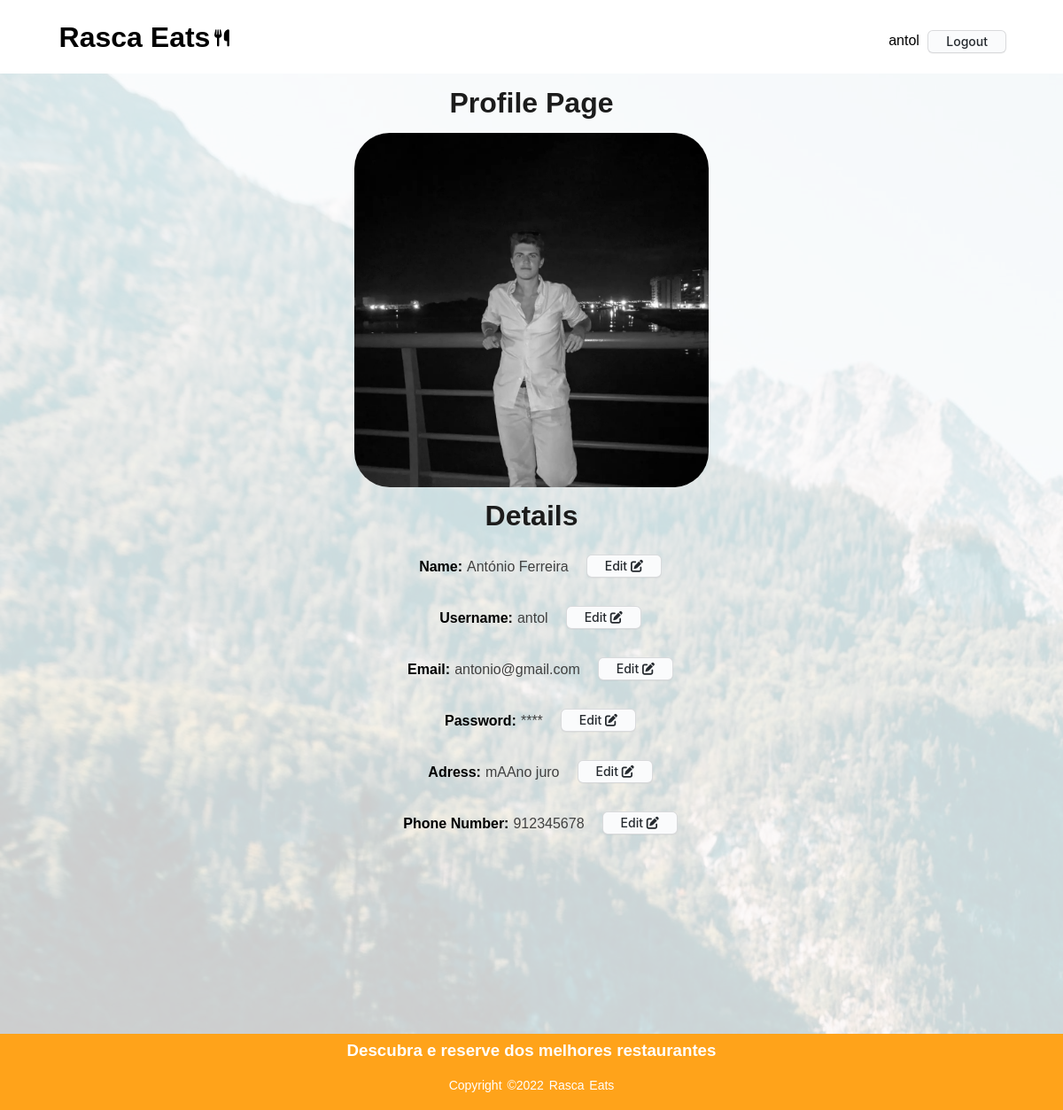
Before: /profilePage.php (signed in) with the older database file.
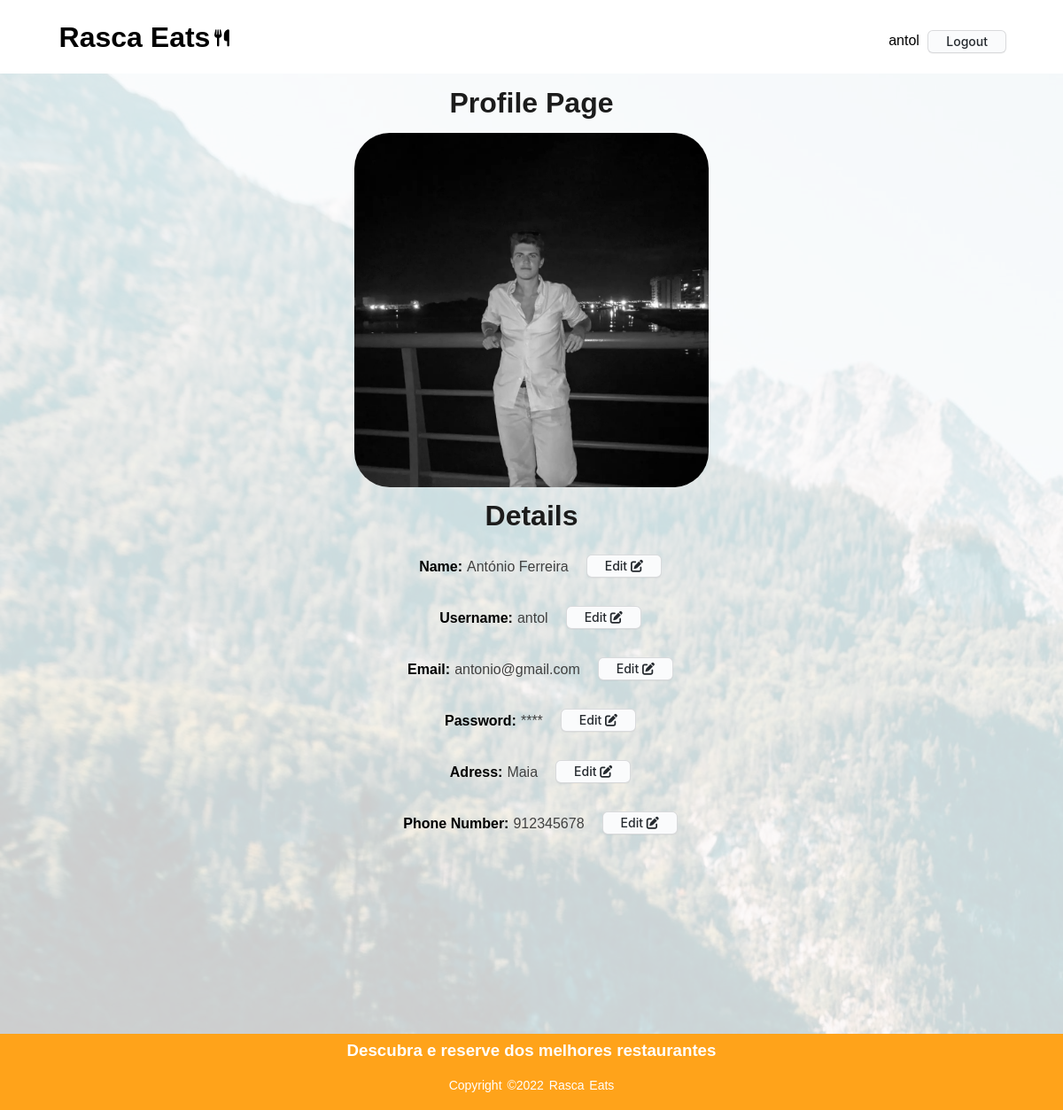
After: the same page with the newer database file.
### tables this page shows
CREATE TABLE Client(
    clientId integer PRIMARY KEY,
    clientName varchar NOT NULL,
    email varchar NOT NULL UNIQUE,
    phoneNumber integer NOT NULL UNIQUE,
    adress varchar NOT NULL,
    password varchar NOT NULL,
    username varchar NOT NULL UNIQUE
);

### profilePage.php (the view, shortened to what this page needs)
<?php
    require_once('templates/common.php');
    $db = getDatabaseConnection();
    $db->setAttribute(PDO::ATTR_DEFAULT_FETCH_MODE, PDO::FETCH_ASSOC);
    $stmt = $db->prepare('SELECT * FROM client WHERE clientId = ?');
    $stmt->execute(array($_SESSION['id']));
    $client = $stmt->fetch();
    $username = $client['username'];
    $name = $client['clientName'];
    $email = $client['email'];
    $adress = $client['adress'];
    $phoneNumber = $client['phoneNumber'];
?>
<!DOCTYPE html>
<html lang="en">
<head>
    <link rel="stylesheet" href="css/profile.css">
</head>
<body>
<?php output_header_wo_search()?>
    <div class="profile">
        <div class="header">
            <h1>Profile Page</h1>
            <img class="avatar" src="images/pinheiro.jpg" alt="Avatar">
    </div>
    <div class="details">
        <h1>Details</h1>
        <div class="row">
            <span class="bold">Name:</span> <p><?=$name?></p>
            <form action="edit_profile.php" method="post" class="logout">
                <button class="button-3" name = "name1" role="button">Edit <i class="fa-solid fa-pen-to-square"></i></button>
            </form>
        </div>
        <div class="row">
            <span class="bold">Username:</span> <p><?=$username?></p>
            <form action="edit_profile.php" method="post" class="logout">
                <button class="button-3" name = "username" role="button">Edit <i class="fa-solid fa-pen-to-square"></i></button>
            </form>
        </div>
        <div class="row">
            <span class="bold">Email:</span> <p><?=$email?></p>
            <form action="edit_profile.php" method="post" class="logout">
                <button class="button-3" name = "email" role="button">Edit <i class="fa-solid fa-pen-to-square"></i></button>
            </form>
        </div>
        <div class="row">
            <span class="bold">Password:</span> <p>****</p>
            <form action="edit_profile.php" method="post" class="logout">
                <button class="button-3"  name = "password" role="button">Edit <i class="fa-solid fa-pen-to-square"></i></button>
            </form>
        </div>
        <div class="row">
            <span class="bold">Adress:</span> <p><?=$adress?></p>
            <form action="edit_profile.php" method="post" class="logout">
                <button class="button-3" name = "adress" role="button">Edit <i class="fa-solid fa-pen-to-square"></i></button>
            </form>
        </div>
        <div class="row">
            <span class="bold">Phone Number:</span> <p><?=$phoneNumber?></p>
            <form action="edit_profile.php" method="post" class="logout">
                <button class="button-3" name = "phoneNumber" role="button">Edit <i class="fa-solid fa-pen-to-square"></i> </button>
            </form>
        </div>
    </div>
</div>
<?php output_footer() ?>
</body>
</html>

### templates/common.php (shortened to what this page needs)
<?php function drawLogoutForm(string $name) { ?>
  <form action="actionlogout.php" method="post" class="logout">
    <a href="profilePage.php"><?=$name?></a>
  <button class="button-4" role="button">Logout</button>
  </form>
<?php } ?>
<?php function output_header_wo_search(){ ?>
  <header>
        <h1><a href="frontPage.php">Rasca Eats</a></h1>
        <i class="fa-solid fa-utensils"></i>
        <div class = "l" id="loginForm">
            <?php
            if (isset($_SESSION['id'])){
                    drawLogoutForm($_SESSION['name'])?>
<?php            }
            else{ ?>
                    <div class="login">
                        <a href="login_register.php">Login | Register</a>
                    </div>
<?php       }
                ?>
        </div>
    </header>
<?php } ?>
<?php function output_footer(){ ?>
  <footer>
        <div class="footer-content">
            <h3>Descubra e reserve dos melhores restaurantes</h3>
        </div>
        <div class="footer-bottom">
            <p>copyright &copy;2022 Rasca Eats</p>
        </div>
    </footer>
<?php } ?>

### css/profile.css (style rules this page uses)
* { font-family: sans-serif; margin: 0; padding: 0; }
body { font-family: 'Ubuntu', sans-serif; text-align: center; width: 100%; height: 100%; position: absolute; background: #fff; background-image: linear-gradient(rgba(0,0,0,0.4),rgba(0,0,0,0.4)),url(../background.jpg); }
.profile { background-color: rgba(255, 255, 255, 0.8); }
.header > h1 { color: #1C1C1C; padding: 15px; }
.header > img { width:400px; border-radius: 10%; filter: grayscale(1); transition: .3s; cursor: pointer; }
.details { padding-bottom:13em; }
.details > h1 { color: #1C1C1C; padding: 10px; font-size: 2em; }
.bold { font-weight: 700; padding-top: 20px; padding-left: 20px; }
p { color: #404040; padding: 20px; }
footer { background-color: #ffa31a; font-family: 'Gill Sans', 'Gill Sans MT', Calibri, 'Trebuchet MS', sans-serif; padding-top: 0.5em; color: #fff; }
.footer-content { display: flex; align-items: center; justify-content: center; flex-direction: column; }
.footer-content h3 { font-family: Verdana, Geneva, Tahoma, sans-serif; }
.footer-bottom { background: transparent; color: white; padding: 0px 0; text-align: center; }
.footer-bottom p { font-size: 14px; word-spacing: 2px; text-transform: capitalize; color: white; }
header { padding: 1em; display: grid; grid-template-columns: 11em 3em auto; padding-top: 1.5em; padding-left: 4em; padding-right: 4em; background-color: white; }
header h1 { grid-column: 1; grid-row: 1/1; padding-bottom: 0.2em; }
header h1 a { text-decoration: none; color: black; }
header i { grid-column: 2; grid-row: 1; text-align: left; padding-top: 0.5em; font-size: larger; padding-left: 0.1em; }
#loginForm { grid-column: 3; grid-row: 1; display: block; text-align: right; padding-top: 0.5em; }
header form { grid-column: 1/4; grid-row: 2; }
.button-4 { appearance: none; background-color: #FAFBFC; border: 1px solid rgba(27, 31, 35, 0.15); border-radius: 6px; box-shadow: rgba(27, 31, 35, 0.04) 0 1px 0, rgba(255, 255, 255, 0.25) 0 1px 0 inset; box-sizing: border-box; color: #24292E; cursor: pointer; display: inline-block; font-family: -apple-system, system-ui, "Segoe UI", Helvetica, Arial, sans-serif, "Apple Color Emoji", "Segoe UI Emoji"; font-size: 14px; font-weight: 500; line-height: 20px; list-style: none; padding: 2px 20px; position: relative; transition: background-color 0.2s cubic-bezier(0.3, 0, 0.5, 1); user-select: none; -webkit-user-select: none; touch-action: manipulation; vertical-align: middle; white-space: nowrap; word-wrap: break-word; }
.button-3 { appearance: none; background-color: #FAFBFC; border: 1px solid rgba(27, 31, 35, 0.15); border-radius: 6px; box-shadow: rgba(27, 31, 35, 0.04) 0 1px 0, rgba(255, 255, 255, 0.25) 0 1px 0 inset; box-sizing: border-box; color: #24292E; cursor: pointer; display: inline-block; font-family: -apple-system, system-ui, "Segoe UI", Helvetica, Arial, sans-serif, "Apple Color Emoji", "Segoe UI Emoji"; font-size: 14px; font-weight: 500; line-height: 20px; list-style: none; padding: 2px 20px; position: relative; transition: background-color 0.2s cubic-bezier(0.3, 0, 0.5, 1); user-select: none; -webkit-user-select: none; touch-action: manipulation; vertical-align: middle; white-space: nowrap; word-wrap: break-word; margin-top: 15px; }
.button-3:before { display: none; }
.button-4:before { display: none; }
.logout > a { background-image: linear-gradient( to right, #54b3d6, #54b3d6 50%, #000 50% ); background-size: 200% 100%; background-position: -100%; display: inline-block; padding: 5px 5px; position: relative; -webkit-background-clip: text; background-clip: text; -webkit-text-fill-color: transparent; transition: all 0.3s ease-in-out; }
.logout > a:before { content: ''; background: #54b3d6; display: block; position: absolute; bottom: -3px; left: 0; width: 0; height: 3px; transition: all 0.3s ease-in-out; }
.row { width: 100%; display: flex; flex-direction: row; text-align: right; justify-content: center; padding-left: -100px; }
.row > p { padding-left: 5px; }

Changed rows visible on the page:
changed client "antol": adress "mAAno juro" → "Maia"
